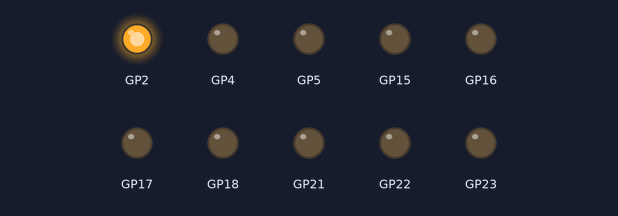
Recording of a program running on a simulated Raspberry Pi Pico running MicroPython. Parts: output pins drawn as LEDs (lit = HIGH).

Above: at 0.07 s.
At 0.97 s:
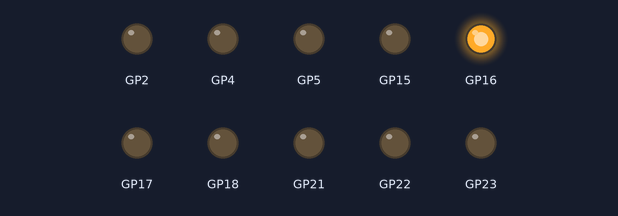
At 1.87 s:
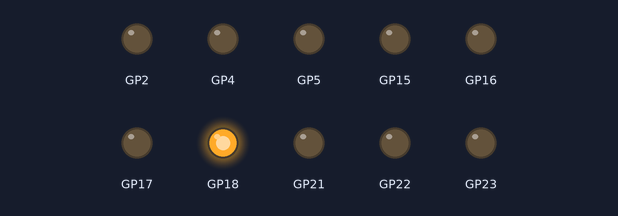
At 3.82 s:
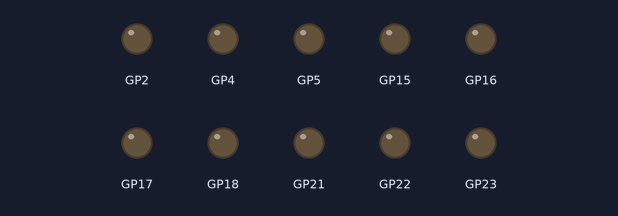
At 5.47 s:
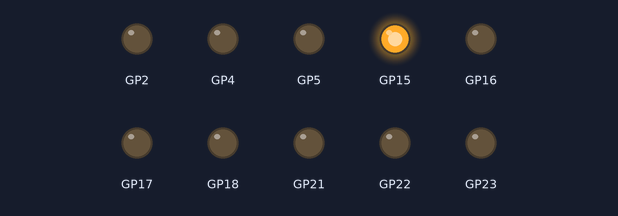
At 7.57 s:
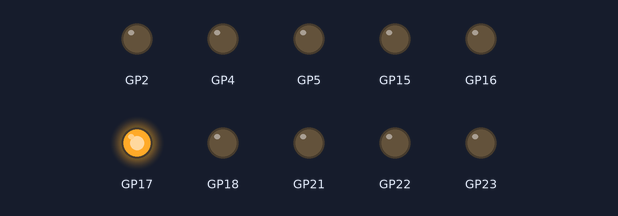
Timing chart, 0 to 7.9 s (numbered marks = the images above):
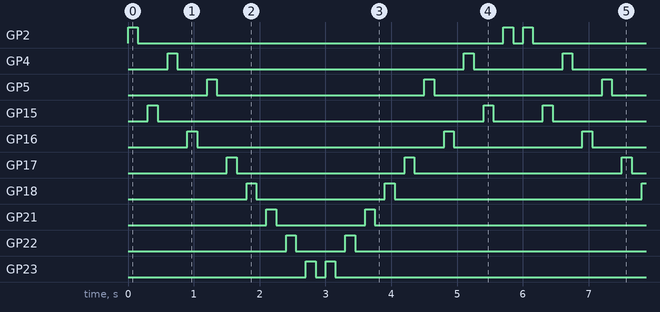

Measured:
- by itself, GP2: repeats every 6.0 s: LOW 5.6 s, HIGH 0.15 s, LOW 0.15 s, HIGH 0.15 s
- by itself, GP4: repeats every 6.0 s: LOW 4.4 s, HIGH 0.15 s, LOW 1.4 s, HIGH 0.15 s
- by itself, GP5: repeats every 6.0 s: LOW 3.2 s, HIGH 0.15 s, LOW 2.6 s, HIGH 0.15 s
- by itself, GP15: repeats every 6.0 s: LOW 5.0 s, HIGH 0.15 s, LOW 0.75 s, HIGH 0.15 s
- by itself, GP16: repeats every 6.0 s: LOW 3.8 s, HIGH 0.15 s, LOW 2.0 s, HIGH 0.15 s
- by itself, GP17: repeats every 6.0 s: LOW 2.6 s, HIGH 0.15 s, LOW 3.2 s, HIGH 0.15 s
- by itself, GP18: repeats every 6.0 s: LOW 2.0 s, HIGH 0.15 s, LOW 3.8 s, HIGH 0.15 s
- by itself, GP21: repeats every 6.0 s: LOW 1.4 s, HIGH 0.15 s, LOW 4.4 s, HIGH 0.15 s

The program:

codigo_4.py
```python
# codigo 4
from machine import Pin as pin
from utime import sleep as pausa, sleep_ms as pausam, sleep_us as pausau
ledb=pin(15,pin.OUT)
ledc=pin(4,pin.OUT)
leda=pin(2,pin.OUT)
ledd=pin(16,pin.OUT)
lede=pin(5,pin.OUT)
ledf=pin(17,pin.OUT)
ledg=pin(18,pin.OUT)
ledh=pin(21,pin.OUT)
ledi=pin(22,pin.OUT)
ledj=pin(23,pin.OUT)
ledall=[leda,ledb,ledc,ledd,lede,ledf,ledg,ledh,ledi,ledj]
def derecha():
  for i in ledall:
    for j in range (2):
      i.value(not i.value())
      pausam(150)
def izquierda():
  for i in reversed(ledall):
    for j in range (2):
      i.value(not i.value())
      pausam(150)
while True:
  derecha()
  izquierda()
```
